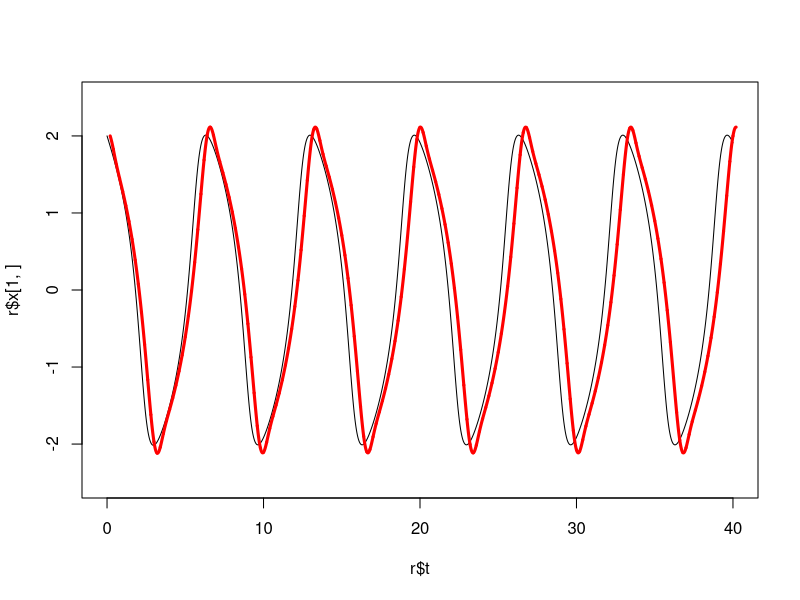

This figure's R source:
Resuelve_tao <- function(f=0, del){
   ss = dim(f)
   np = ss[2]
   x1 = f[,np]
   epsi=1
  
   x = matrix(rep(0, 2*np), nrow=2)

   x[,1] = x1

   for (i in 2:np){
      ff = f[,i-1]
      x2 = x1 + del* c(epsi*ff[1] * (1 - ff[1]^2/3) - x1[2], x1[1])
      x[,i] = x2
      x1 = x2
   }
   res = x
}

Resuelve <- function(vali=c(0,0)){
   x1 = vali
   del = .001
   epsi=1

   t = seq(0,40,del)
   np = length(t)
   x = matrix(rep(0, 2*np), nrow=2)

   x[,1] = x1
   for (i in 2:np){
      x2 = x1 + del* c(epsi*x1[1] * (1 - x1[1]^2/3) - x1[2], x1[1])
      x[,i] = x2
      x1 = x2
   }
   res = list(t=t, x=x)
}

tao = .2
del = .001
x1 = c(2,0)

r = Resuelve(x1)
plot(r$t, r$x[1,], type='l', ylim=c(-2.5, 2.5))

ban = 0

if (ban == 0){
   print('=================== entro ===================')
   np = round(tao/del)+1
   t = seq(0,tao, length.out=np)
   del = t[2] - t[1]

   x1 = c(2,0)
   f = matrix(rep(x1,np), nrow=2)

nrep1 = 70
nrep2 = 200
   for (i in 1:nrep2){
      f = Resuelve_tao(f, del)
      t = t+tao
      points(t, f[1,], type='l', col='red', lwd=3)
   }
}
